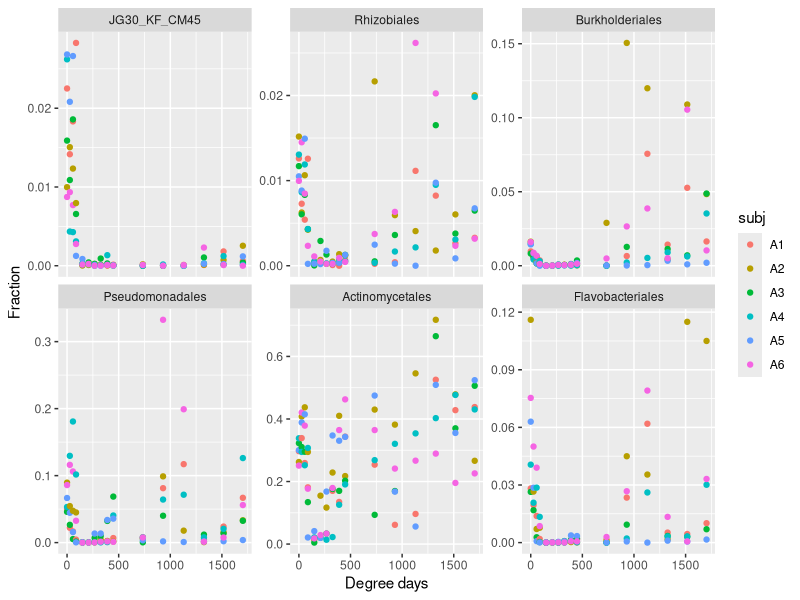
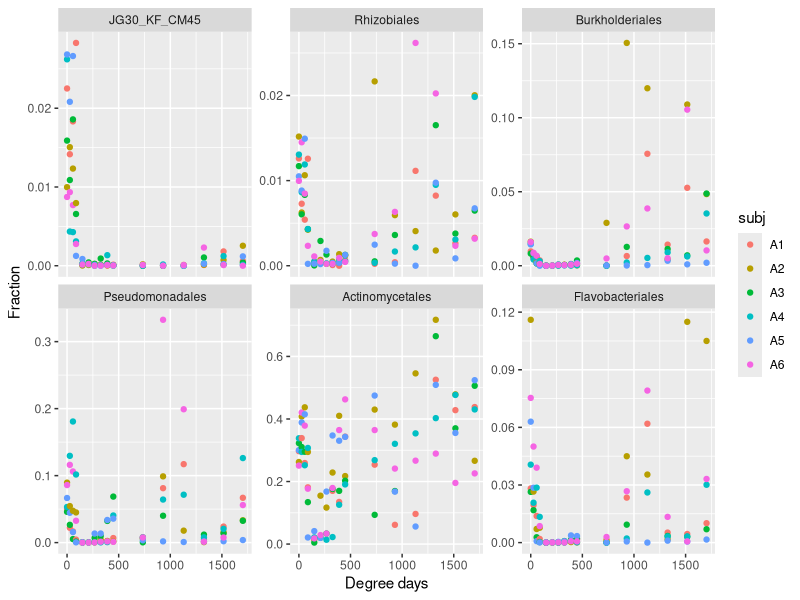

Here is the R script that generated these plots, in order:
library("tidyverse")

## These are the top 6 orders (in terms of IncNodePurity) from the
## model with the stricter inclusion criterion (hit_1perc_twice):
topChoices <- c("JG30_KF_CM45", "Rhizobiales", "Burkholderiales", "Pseudomonadales", "Actinomycetales", "Flavobacteriales")


## Using the dataset without the weird observations from subj. A3, day 40.
indivT <- read_csv("../../orders_massaged.csv")

chooseT <- indivT %>%
  filter(taxa %in% topChoices)
chooseT$taxa <- factor(chooseT$taxa, levels=topChoices)

ggplot(chooseT, aes(degdays, fracBySubjDay)) +
  geom_point(aes(color=subj)) +
  labs(x="Degree days", y="Fraction") +
  facet_wrap(~taxa, scales="free_y")  ## Allow diff. y-scales across panels.
  ## facet_wrap(~taxa)  ## Keep y-scales same across panels.
ggsave("influential_order_taxa_panel_first_two_weeks.pdf", width=7, height=4, units="in")
